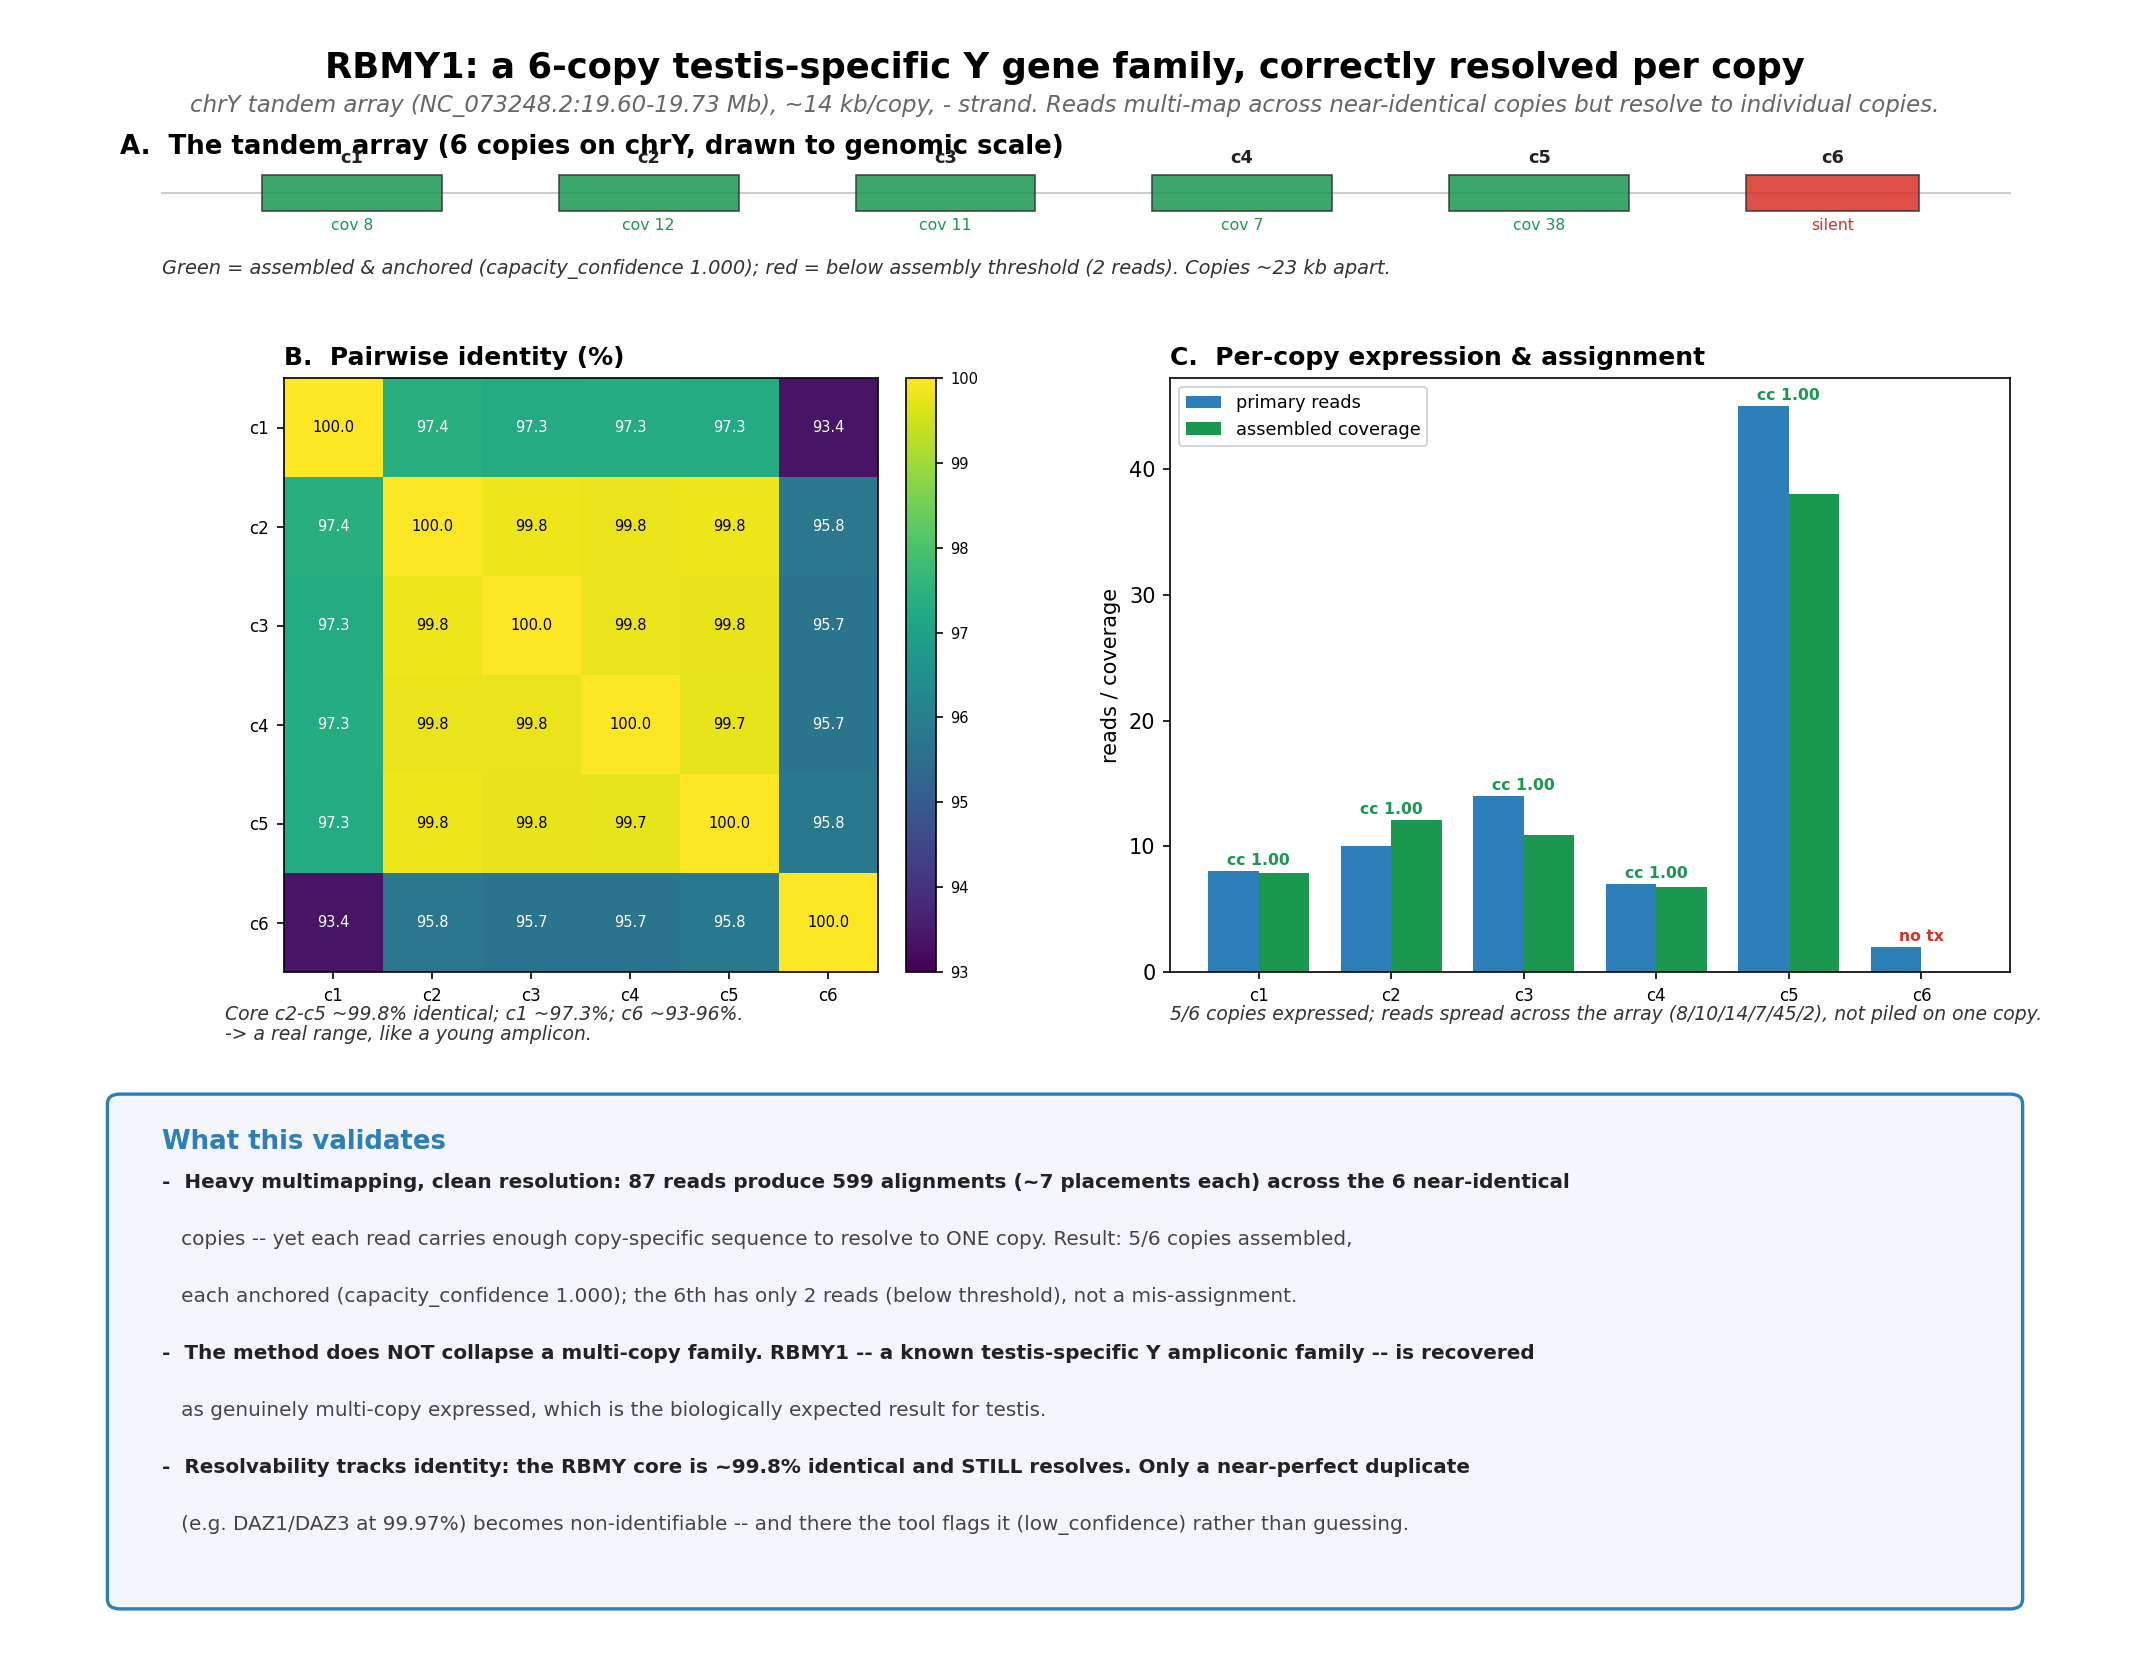

Write the Python code that produced this figure.
#!/usr/bin/env python3
"""Standalone analysis of RBMY1, a 6-copy testis-specific Y ampliconic gene family
(NC_073248.2:19.60-19.73 Mb), used to validate copy-level read assignment.

Reads multi-map heavily across the near-identical copies (599 alignments / 87
reads), yet they resolve: 5/6 copies are assembled, each anchored
(capacity_confidence 1.000), reads distributing across the array. So the method
recovers a multi-copy testis family correctly rather than collapsing it.
Data: /tmp/rbmy/ident.json, /tmp/rbmy/percopy.json.
"""
import json
import matplotlib; matplotlib.use('Agg')
import matplotlib.pyplot as plt
from matplotlib.patches import FancyBboxPatch, Rectangle
import numpy as np

ID=json.load(open('/tmp/rbmy/ident.json'))
M=np.array(ID['M']); names=[n.replace('_',' ').replace('c','copy ').split()[0:2] for n in ID['names']]
short=['c1\nLOC243','c2\nLOC239','c3\nLOC240','c4\nLOC238','c5\nLOC241','c6\nLOC242']
# genomic order coords (Mb-relative) + per-copy stats
coords=[(19602754,19616644),(19625715,19639621),(19648670,19662577),
        (19671638,19685525),(19694606,19708531),(19717578,19730926)]
reads=[8,10,14,7,45,2]; cov=[7.9,12.1,10.9,6.8,38.0,0.0]; ntx=[2,4,3,1,6,0]
cc=[1.0,1.0,1.0,1.0,1.0,None]
BLUE,GREEN,RED,GREY,ORANGE='#2c7fb8','#1a9850','#d73027','#666','#f16913'

fig=plt.figure(figsize=(14,11))
ax=fig.add_axes([0,0,1,1]); ax.axis('off'); ax.set_xlim(0,1); ax.set_ylim(0,1)
def T(x,y,s,sz=11,ha='left',va='top',c='black',w='normal',st='normal'):
    ax.text(x,y,s,size=sz,ha=ha,va=va,color=c,weight=w,style=st,zorder=5)

T(0.5,0.978,"RBMY1: a 6-copy testis-specific Y gene family, correctly resolved per copy",17,ha='center',w='bold')
T(0.5,0.952,"chrY tandem array (NC_073248.2:19.60-19.73 Mb), ~14 kb/copy, - strand. Reads multi-map across near-identical copies "
  "but resolve to individual copies.",11,ha='center',c=GREY,st='italic')

# ---- Panel A: array map ----
T(0.05,0.928,"A.  The tandem array (6 copies on chrY, drawn to genomic scale)",12.5,w='bold')
ax0,ax1=0.07,0.95; lo=19595000; hi=19738000
def gx(g): return ax0+(g-lo)/(hi-lo)*(ax1-ax0)
yb=0.892
ax.plot([ax0,ax1],[yb,yb],c='#ccc',lw=1.0,zorder=1)
for i,(s,e) in enumerate(coords):
    col=GREEN if cc[i]==1.0 else RED
    ax.add_patch(Rectangle((gx(s),yb-0.011),gx(e)-gx(s),0.022,fc=col,ec='#333',lw=0.8,alpha=0.85,zorder=3))
    T((gx(s)+gx(e))/2,yb+0.016,short[i].split('\n')[0],8.5,ha='center',va='bottom',w='bold',c='#222')
    T((gx(s)+gx(e))/2,yb-0.015,(f"cov {cov[i]:.0f}" if cc[i] else "silent"),7.5,ha='center',va='top',
      c=(GREEN if cc[i] else RED))
T(0.07,0.852,"Green = assembled & anchored (capacity_confidence 1.000); red = below assembly threshold (2 reads). Copies ~23 kb apart.",
  9.3,c='#333',st='italic')

# ---- Panel B: identity heatmap ----
axB=fig.add_axes([0.10,0.42,0.34,0.36])
im=axB.imshow(M*100,cmap='viridis',vmin=93,vmax=100)
axB.set_xticks(range(6)); axB.set_yticks(range(6))
axB.set_xticklabels([s.split('\n')[0] for s in short],fontsize=8)
axB.set_yticklabels([s.split('\n')[0] for s in short],fontsize=8)
for i in range(6):
    for j in range(6):
        axB.text(j,i,f"{M[i,j]*100:.1f}",ha='center',va='center',fontsize=7,
                 color=('white' if M[i,j]<0.985 else 'black'))
axB.set_title("B.  Pairwise identity (%)",fontsize=12,weight='bold',loc='left')
cb=fig.colorbar(im,ax=axB,fraction=0.046,pad=0.04); cb.ax.tick_params(labelsize=7)
T(0.10,0.40,"Core c2-c5 ~99.8% identical; c1 ~97.3%; c6 ~93-96%.",9,c='#333',st='italic')
T(0.10,0.388,"-> a real range, like a young amplicon.",9,c='#333',st='italic')

# ---- Panel C: per-copy expression ----
axC=fig.add_axes([0.55,0.42,0.40,0.36])
x=np.arange(6); w=0.38
axC.bar(x-w/2,reads,w,color=BLUE,label='primary reads')
axC.bar(x+w/2,cov,w,color=GREEN,label='assembled coverage')
for i in range(6):
    axC.annotate(('cc 1.00' if cc[i] else 'no tx'),(i,max(reads[i],cov[i])),textcoords='offset points',
                 xytext=(0,3),ha='center',fontsize=7.5,color=(GREEN if cc[i] else RED),weight='bold')
axC.set_xticks(x); axC.set_xticklabels([s.split('\n')[0] for s in short],fontsize=8)
axC.set_ylabel("reads / coverage",fontsize=10); axC.legend(fontsize=8.5,loc='upper left')
axC.set_title("C.  Per-copy expression & assignment",fontsize=12,weight='bold',loc='left')
T(0.55,0.40,"5/6 copies expressed; reads spread across the array (8/10/14/7/45/2), not piled on one copy.",9,c='#333',st='italic')

# ---- conclusion ----
ax.add_patch(FancyBboxPatch((0.05,0.04),0.90,0.30,boxstyle="round,pad=0.006",fc='#f4f6fb',ec=BLUE,lw=1.6))
T(0.07,0.325,"What this validates",12.5,w='bold',c=BLUE)
pts=[
 ("-  Heavy multimapping, clean resolution: 87 reads produce 599 alignments (~7 placements each) across the 6 near-identical",1),
 ("   copies -- yet each read carries enough copy-specific sequence to resolve to ONE copy. Result: 5/6 copies assembled,",0),
 ("   each anchored (capacity_confidence 1.000); the 6th has only 2 reads (below threshold), not a mis-assignment.",0),
 ("-  The method does NOT collapse a multi-copy family. RBMY1 -- a known testis-specific Y ampliconic family -- is recovered",1),
 ("   as genuinely multi-copy expressed, which is the biologically expected result for testis.",0),
 ("-  Resolvability tracks identity: the RBMY core is ~99.8% identical and STILL resolves. Only a near-perfect duplicate",1),
 ("   (e.g. DAZ1/DAZ3 at 99.97%) becomes non-identifiable -- and there the tool flags it (low_confidence) rather than guessing.",0),
]
for k,(p,b) in enumerate(pts):
    T(0.07,0.298-k*0.0345,p,9.6,c=('#222' if b else '#444'),w=('bold' if b else 'normal'))

fig.savefig("rbmy_analysis.png",dpi=150,bbox_inches='tight')
print("wrote rbmy_analysis.png")
